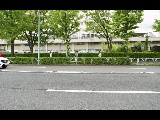
#> input picture data/frame_00000.jpg, 160 x 120 px
$ python regular_polygonizer.py data/frame_00000.jpg
#> lines starting #> are read from the running program, lines starting #| are printed output that depends on the picture
import sys
import numpy as np
import cv2
import matplotlib.colors as mcolors

import argparse

usage = 'Usage: python {} INPUT_FILE [--help]'.format(__file__)
parser = argparse.ArgumentParser(description='This script is to polygonize images from a single image.',
                                 usage=usage)
parser.add_argument('input_image', action='store', nargs=None,
                    type=str, help='Input image.')
parser.add_argument('--size', '-s', default='160,120',
                    help='Size of resized images. width,height (pixels)')
parser.add_argument('--nside', '-n', type=int, default=4, help='N-side.')
parser.add_argument('--ratio', '-r', type=float, default=0.6, help='Ratio.')
parser.add_argument('--backgound', '-b', type=str, default='#000000', help='Background color code.')
parser.add_argument('--output', '-o', type=str, default='output.png', help='Output image filename.')
args = parser.parse_args()
if args.nside < 4:
    print("nside must be greater than 3.")
    sys.exit()

size = args.size.split(',')
size = (int(size[1]), int(size[0]))
img = cv2.imread(args.input_image)
#> img is the input picture: shape (120, 160, 3); mean B, G, R 103.8, 124.7, 119.5
img = cv2.resize(img, size)
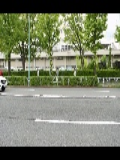
#> img: shape (160, 120, 3); mean B, G, R 103.6, 124.5, 119.3
color_bgr = (np.array(mcolors.to_rgb(args.backgound)) * 255).astype(np.uint8)[::-1]

drad = (2.0 * np.pi) / args.nside
r = 0.5 * size[0] / np.sin(0.5 * drad)
out_height = np.ceil(r * np.cos(0.5 * drad) * 2)
out_width = out_height if args.nside % 4 == 0 else np.ceil(r * 2)
h3 = np.ceil(r * args.ratio)
new_height = np.ceil(h3 * np.cos(0.5 * drad))
width_offset = h3 * np.sin(0.5 * drad)
p_original = np.float32([[0, 0], [size[0], 0], [size[0], size[1]], [0, size[1]]])
center = out_width / 2.0
ext = size[0] / 2.0
p_trans = np.float32(
    [
        [center - ext, 0],
        [center + ext, 0],
        [center + ext - width_offset, new_height],
        [center - ext + width_offset, new_height],
    ]
)
M = cv2.getPerspectiveTransform(p_original, p_trans)
out_piece = cv2.warpPerspective(img, M, (int(out_width), int(out_height)))
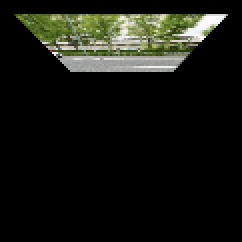
#> out_piece: shape (121, 121, 3) (shown 2 times larger); mean B, G, R 17.2, 23, 21.5

out_img = np.zeros((int(out_height), int(out_width), 3), dtype=np.uint8)
for i in range(args.nside):
    trans = cv2.getRotationMatrix2D((int(out_width) // 2, int(out_height) // 2), np.rad2deg(i * drad), 1.0)
    piece = cv2.warpAffine(out_piece, trans, (int(out_width), int(out_height)))
    out_img = cv2.add(out_img, piece)
#> this loop made 4 passes
#> pass 2, `piece = cv2.warpAffine(out_piece, trans, (int(out_width), int(out_heig..`:
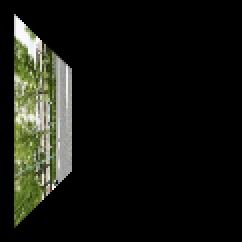
#> piece: shape (121, 121, 3) (shown 2 times larger); mean B, G, R 17.2, 23, 21.5
#> pass 2, `out_img = cv2.add(out_img, piece)`:
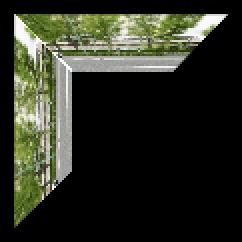
#> out_img: shape (121, 121, 3) (shown 2 times larger); mean B, G, R 34.3, 45.8, 42.9
#> pass 3, `piece = cv2.warpAffine(out_piece, trans, (int(out_width), int(out_heig..`:
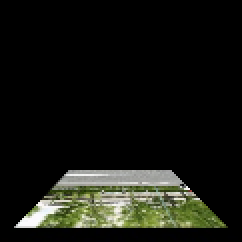
#> piece: shape (121, 121, 3) (shown 2 times larger); mean B, G, R 17.2, 23, 21.5
#> pass 3, `out_img = cv2.add(out_img, piece)`:
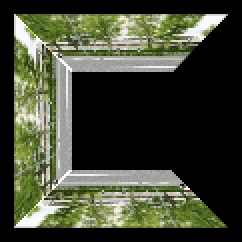
#> out_img: shape (121, 121, 3) (shown 2 times larger); mean B, G, R 51.5, 68.7, 64.3
#> after the loop:
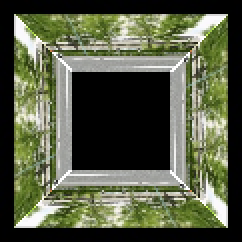
#> out_img: shape (121, 121, 3) (shown 2 times larger); mean B, G, R 68.5, 91.4, 85.6


def generate_nside_poly(nside: int, org_pt: np.ndarray) -> np.ndarray:
#> called with nside = 4, org_pt = array of shape (2,)
    pts = []
    for i in range(nside):
        th = i * drad
        cth = np.cos(th)
        sth = np.sin(th)
        rot = np.array([[cth, -sth], [sth, cth]])
        offset = np.dot(rot, org_pt)
        pts.append([out_width / 2 + offset[0], out_height / 2 - offset[1]])
    return np.array(pts, dtype=int)


# inner
org_pt = np.array([r * np.sin(drad * 0.5), r * np.cos(drad * 0.5)]) * (1.0 - args.ratio)
inner_pts = generate_nside_poly(args.nside, org_pt)
mask = np.zeros((int(out_height), int(out_width), 3), dtype=np.uint8)
mask = cv2.fillConvexPoly(mask, inner_pts, color=color_bgr.tolist())
out_img = cv2.add(out_img, mask)

# outer
org_pt = np.array([r * np.sin(drad * 0.5), r * np.cos(drad * 0.5)])
outer_pts = generate_nside_poly(args.nside, org_pt)
mask = np.tile(color_bgr, (int(out_height), int(out_width), 1)).astype(np.uint8)
mask = cv2.fillConvexPoly(mask, outer_pts, color=(0, 0, 0))
out_img = cv2.add(out_img, mask)

cv2.imwrite(args.output, out_img)
